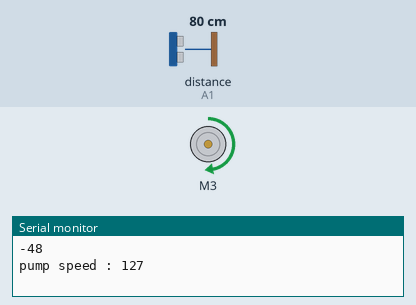
A sketch run on a simulated Arduino Uno, built with avr-gcc and run on an emulated ATmega328P. Parts: DC motor (green arrow = forward, orange = backward, longer = faster), the last lines printed to the serial monitor. Wiring (inferred from the names in the program): ultrasonic range finder: trigger A0; echo A1. The test bench sets the inputs (shaded band); at power-on: distance to the obstacle (sensor on A1) 80 cm. The echo pulse lasts 58.3 µs per cm.

Above: at 1.2 s.
1.3 s: distance to the obstacle (sensor on A1) set to 39 cm
5.2 s: distance to the obstacle (sensor on A1) set to 33 cm
At 8.5 s:
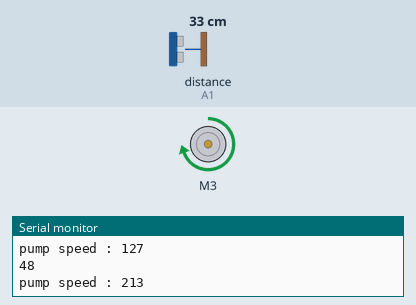
9.5 s: distance to the obstacle (sensor on A1) set to 2 cm
At 13.2 s:
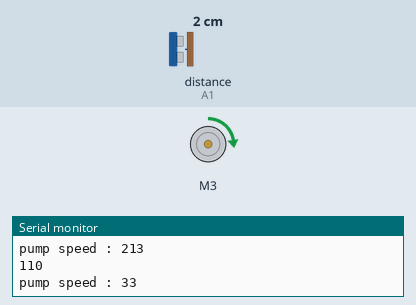
13.6 s: distance to the obstacle (sensor on A1) set to 9 cm
At 16.9 s:
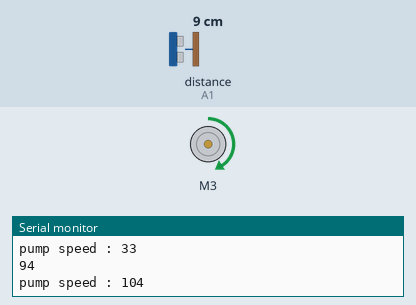
17.6 s: distance to the obstacle (sensor on A1) set to 60 cm
At 21.4 s:
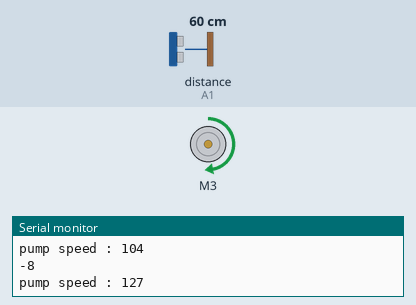
Timing chart, 0 to 22.6 s (numbered marks = the images above; inputs shaded):
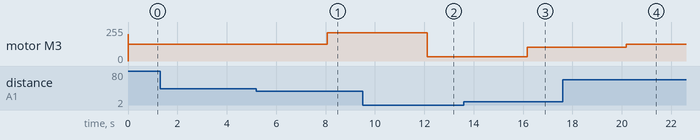

Measured:
- the behaviour switches between 37 and 36 cm on distance to the obstacle (sensor on A1) (found by bisection; images 0 and 1)
- after the input at 5.2 s, motor M3: forward 127/255 → forward 213/255 after 2.9 s
- after the input at 9.5 s, motor M3: forward 213/255 → forward 33/255 after 2.6 s
- after the input at 13.6 s, motor M3: forward 33/255 → forward 104/255 after 2.6 s
- after the input at 17.6 s, motor M3: forward 104/255 → forward 127/255 after 2.6 s

The sketch:

fispumpfuzz.ino
```cpp
  //***********************************************************************
// Matlab .fis to arduino C converter v2.0.1.25122016
// - Karthik Nadig, USA
// Please report bugs to:
// https://github.com/karthiknadig/ArduinoFIS/issues
// If you don't have a GitHub account mail to karthiknadig@gmail.com
//***********************************************************************

#include "fis_header.h"
#include <AFMotor.h>
int trig = A0;
int echo = A1;

// 48 base

AF_DCMotor motor(3);

// Number of inputs to the fuzzy inference system
const int fis_gcI = 1;
// Number of outputs to the fuzzy inference system
const int fis_gcO = 1;
// Number of rules to the fuzzy inference system
const int fis_gcR = 3;

FIS_TYPE g_fisInput[fis_gcI];
FIS_TYPE g_fisOutput[fis_gcO];

// Setup routine runs once when you press reset:
void setup()
{
    // initialize the Analog pins for input.
    // Pin mode for Input: water_level
    // pinMode(0 , INPUT);
    Serial.begin(9600);
    pinMode(trig, OUTPUT);
    pinMode(echo, INPUT);


    // initialize the Analog pins for output.
    // Pin mode for Output: pump_rate
      //Set initial speed of the motor & stop
    motor.setSpeed(200);
    motor.run(RELEASE);
    // pinMode(1 , OUTPUT);

}


// Create Ultrasonic Function

int distance(int trig , int echo) {
 long t = 0, h = 0, hp = 0;

  // Transmitting pulse
  digitalWrite(trig, LOW);
  delayMicroseconds(2);
  digitalWrite(trig, HIGH);
  delayMicroseconds(10);
  digitalWrite(trig, LOW);

  // Waiting for pulse
  t = pulseIn(echo, HIGH);

  // Calculating distance
  h = t / 58;

  h = h - 6;  // offset correction
  h = 50 - h;  // water height, 0 - 50 cm

  hp = 2 * h;
  return hp;
}

// Loop routine runs over and over again forever:
void loop()
{
    motor.run(FORWARD);
    // Read Input: water_level
    Serial.println(distance(trig, echo));
    g_fisInput[0] = distance(trig, echo); //analogRead(0);

    g_fisOutput[0] = 0;

    fis_evaluate();

    uint8_t ola = g_fisOutput[0];

    // Set output vlaue: pump_rate , CHECK LATER
    if (ola > 255){
      ola = 250;
    }
    Serial.print("pump speed : ");
    Serial.println(ola);
    motor.setSpeed(ola);
    // analogWrite(1 , g_fisOutput[0]);
    delay(4000);

}


//***********************************************************************
// Support functions for Fuzzy Inference System
//***********************************************************************
// Triangular Member Function
FIS_TYPE fis_trimf(FIS_TYPE x, FIS_TYPE* p)
{
    FIS_TYPE a = p[0], b = p[1], c = p[2];
    FIS_TYPE t1 = (x - a) / (b - a);
    FIS_TYPE t2 = (c - x) / (c - b);
    if ((a == b) && (b == c)) return (FIS_TYPE) (x == a);
    if (a == b) return (FIS_TYPE) (t2*(b <= x)*(x <= c));
    if (b == c) return (FIS_TYPE) (t1*(a <= x)*(x <= b));
    t1 = min(t1, t2);
    return (FIS_TYPE) max(t1, 0);
}

FIS_TYPE fis_min(FIS_TYPE a, FIS_TYPE b)
{
    return min(a, b);
}

FIS_TYPE fis_max(FIS_TYPE a, FIS_TYPE b)
{
    return max(a, b);
}

FIS_TYPE fis_array_operation(FIS_TYPE *array, int size, _FIS_ARR_OP pfnOp)
{
    int i;
    FIS_TYPE ret = 0;

    if (size == 0) return ret;
    if (size == 1) return array[0];

    ret = array[0];
    for (i = 1; i < size; i++)
    {
        ret = (*pfnOp)(ret, array[i]);
    }

    return ret;
}


//***********************************************************************
// Data for Fuzzy Inference System
//***********************************************************************
// Pointers to the implementations of member functions
_FIS_MF fis_gMF[] =
{
    fis_trimf
};

// Count of member function for each Input
int fis_gIMFCount[] = { 3 };

// Count of member function for each Output
int fis_gOMFCount[] = { 3 };

// Coefficients for the Input Member Functions
FIS_TYPE fis_gMFI0Coeff1[] = { 40.8, 60, 79.2 };
FIS_TYPE fis_gMFI0Coeff2[] = { 64.8, 84, 103.2 };
FIS_TYPE fis_gMFI0Coeff3[] = { 88.8, 108, 127.2 };
FIS_TYPE* fis_gMFI0Coeff[] = { fis_gMFI0Coeff1, fis_gMFI0Coeff2, fis_gMFI0Coeff3 };
FIS_TYPE** fis_gMFICoeff[] = { fis_gMFI0Coeff };

// Coefficients for the Output Member Functions
FIS_TYPE fis_gMFO0Coeff1[] = { -102, 0, 102 };
FIS_TYPE fis_gMFO0Coeff2[] = { 25.5, 127.5, 229.5 };
FIS_TYPE fis_gMFO0Coeff3[] = { 153, 255, 357 };
FIS_TYPE* fis_gMFO0Coeff[] = { fis_gMFO0Coeff1, fis_gMFO0Coeff2, fis_gMFO0Coeff3 };
FIS_TYPE** fis_gMFOCoeff[] = { fis_gMFO0Coeff };

// Input membership function set
int fis_gMFI0[] = { 0, 0, 0 };
int* fis_gMFI[] = { fis_gMFI0};

// Output membership function set
int fis_gMFO0[] = { 0, 0, 0 };
int* fis_gMFO[] = { fis_gMFO0};

// Rule Weights
FIS_TYPE fis_gRWeight[] = { 1, 1, 1 };

// Rule Type
int fis_gRType[] = { 1, 1, 1 };

// Rule Inputs
int fis_gRI0[] = { 1 };
int fis_gRI1[] = { 2 };
int fis_gRI2[] = { 3 };
int* fis_gRI[] = { fis_gRI0, fis_gRI1, fis_gRI2 };

// Rule Outputs
int fis_gRO0[] = { 3 };
int fis_gRO1[] = { 2 };
int fis_gRO2[] = { 1 };
int* fis_gRO[] = { fis_gRO0, fis_gRO1, fis_gRO2 };

// Input range Min
FIS_TYPE fis_gIMin[] = { 60 };

// Input range Max
FIS_TYPE fis_gIMax[] = { 108 };

// Output range Min
FIS_TYPE fis_gOMin[] = { 0 };

// Output range Max
FIS_TYPE fis_gOMax[] = { 255 };

//***********************************************************************
// Data dependent support functions for Fuzzy Inference System
//***********************************************************************
FIS_TYPE fis_MF_out(FIS_TYPE** fuzzyRuleSet, FIS_TYPE x, int o)
{
    FIS_TYPE mfOut;
    int r;

    for (r = 0; r < fis_gcR; ++r)
    {
        int index = fis_gRO[r][o];
        if (index > 0)
        {
            index = index - 1;
            mfOut = (fis_gMF[fis_gMFO[o][index]])(x, fis_gMFOCoeff[o][index]);
        }
        else if (index < 0)
        {
            index = -index - 1;
            mfOut = 1 - (fis_gMF[fis_gMFO[o][index]])(x, fis_gMFOCoeff[o][index]);
        }
        else
        {
            mfOut = 0;
        }

        fuzzyRuleSet[0][r] = fis_min(mfOut, fuzzyRuleSet[1][r]);
    }
    return fis_array_operation(fuzzyRuleSet[0], fis_gcR, fis_max);
}

FIS_TYPE fis_defuzz_centroid(FIS_TYPE** fuzzyRuleSet, int o)
{
    FIS_TYPE step = (fis_gOMax[o] - fis_gOMin[o]) / (FIS_RESOLUSION - 1);
    FIS_TYPE area = 0;
    FIS_TYPE momentum = 0;
    FIS_TYPE dist, slice;
    int i;

    // calculate the area under the curve formed by the MF outputs
    for (i = 0; i < FIS_RESOLUSION; ++i){
        dist = fis_gOMin[o] + (step * i);
        slice = step * fis_MF_out(fuzzyRuleSet, dist, o);
        area += slice;
        momentum += slice*dist;
    }

    return ((area == 0) ? ((fis_gOMax[o] + fis_gOMin[o]) / 2) : (momentum / area));
}

//***********************************************************************
// Fuzzy Inference System
//***********************************************************************
void fis_evaluate()
{
    FIS_TYPE fuzzyInput0[] = { 0, 0, 0 };
    FIS_TYPE* fuzzyInput[fis_gcI] = { fuzzyInput0, };
    FIS_TYPE fuzzyOutput0[] = { 0, 0, 0 };
    FIS_TYPE* fuzzyOutput[fis_gcO] = { fuzzyOutput0, };
    FIS_TYPE fuzzyRules[fis_gcR] = { 0 };
    FIS_TYPE fuzzyFires[fis_gcR] = { 0 };
    FIS_TYPE* fuzzyRuleSet[] = { fuzzyRules, fuzzyFires };
    FIS_TYPE sW = 0;

    // Transforming input to fuzzy Input
    int i, j, r, o;
    for (i = 0; i < fis_gcI; ++i)
    {
        for (j = 0; j < fis_gIMFCount[i]; ++j)
        {
            fuzzyInput[i][j] =
                (fis_gMF[fis_gMFI[i][j]])(g_fisInput[i], fis_gMFICoeff[i][j]);
        }
    }

    int index = 0;
    for (r = 0; r < fis_gcR; ++r)
    {
        if (fis_gRType[r] == 1)
        {
            fuzzyFires[r] = FIS_MAX;
            for (i = 0; i < fis_gcI; ++i)
            {
                index = fis_gRI[r][i];
                if (index > 0)
                    fuzzyFires[r] = fis_min(fuzzyFires[r], fuzzyInput[i][index - 1]);
                else if (index < 0)
                    fuzzyFires[r] = fis_min(fuzzyFires[r], 1 - fuzzyInput[i][-index - 1]);
                else
                    fuzzyFires[r] = fis_min(fuzzyFires[r], 1);
            }
        }
        else
        {
            fuzzyFires[r] = FIS_MIN;
            for (i = 0; i < fis_gcI; ++i)
            {
                index = fis_gRI[r][i];
                if (index > 0)
                    fuzzyFires[r] = fis_max(fuzzyFires[r], fuzzyInput[i][index - 1]);
                else if (index < 0)
                    fuzzyFires[r] = fis_max(fuzzyFires[r], 1 - fuzzyInput[i][-index - 1]);
                else
                    fuzzyFires[r] = fis_max(fuzzyFires[r], 0);
            }
        }

        fuzzyFires[r] = fis_gRWeight[r] * fuzzyFires[r];
        sW += fuzzyFires[r];
    }

    if (sW == 0)
    {
        for (o = 0; o < fis_gcO; ++o)
        {
            g_fisOutput[o] = ((fis_gOMax[o] + fis_gOMin[o]) / 2);
        }
    }
    else
    {
        for (o = 0; o < fis_gcO; ++o)
        {
            g_fisOutput[o] = fis_defuzz_centroid(fuzzyRuleSet, o);
        }
    }
}
```

fis_header.h
```cpp
//***********************************************************************
// Matlab .fis to arduino C converter v2.0.1.25122016
// - Karthik Nadig, USA
// Please report bugs to: karthiknadig@gmail.com
//***********************************************************************
#define FIS_TYPE float
#define FIS_RESOLUSION 101
#define FIS_MIN -3.4028235E+38
#define FIS_MAX 3.4028235E+38
typedef FIS_TYPE(*_FIS_MF)(FIS_TYPE, FIS_TYPE*);
typedef FIS_TYPE(*_FIS_ARR_OP)(FIS_TYPE, FIS_TYPE);
typedef FIS_TYPE(*_FIS_ARR)(FIS_TYPE*, int, _FIS_ARR_OP);
```
